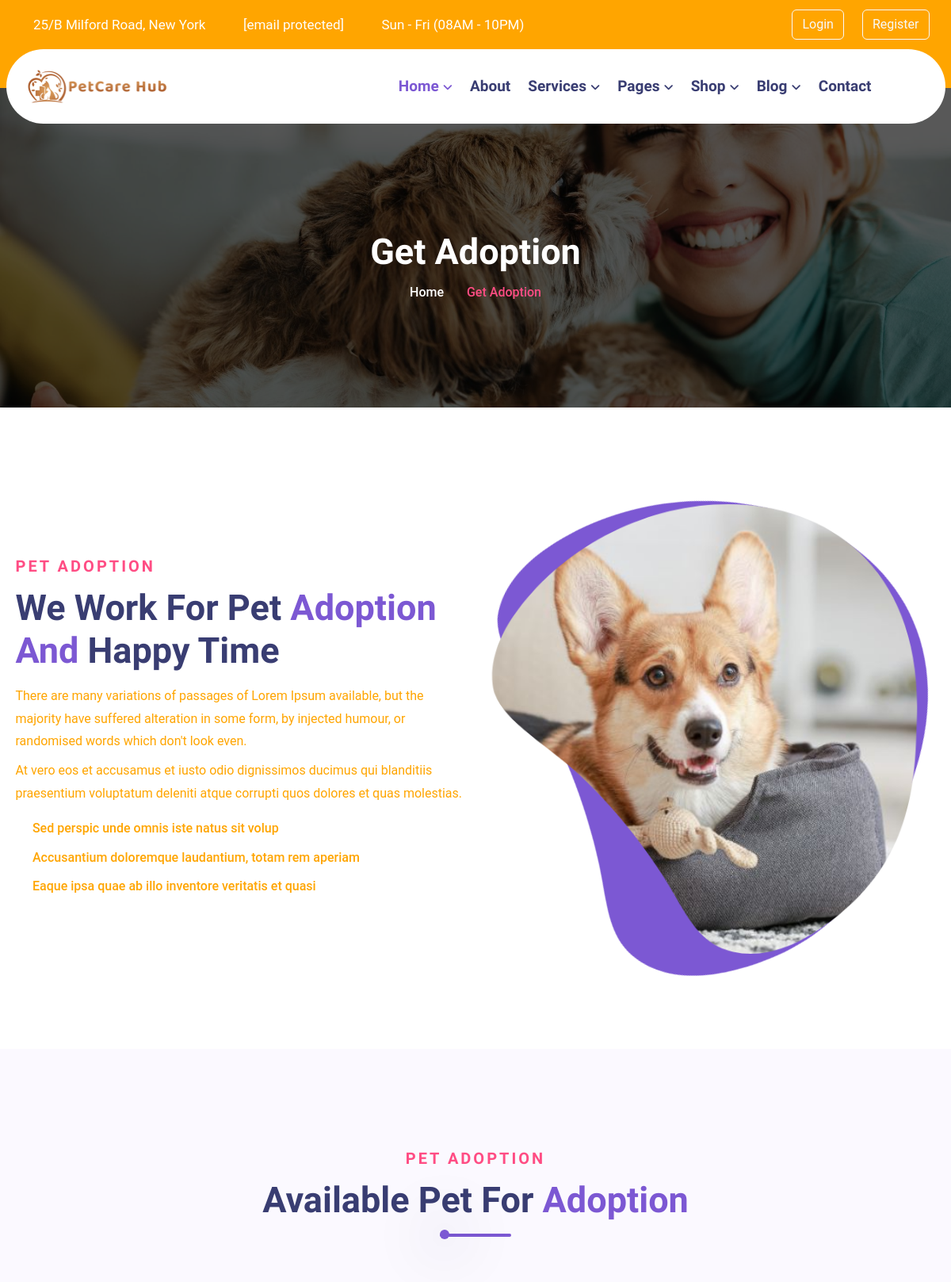
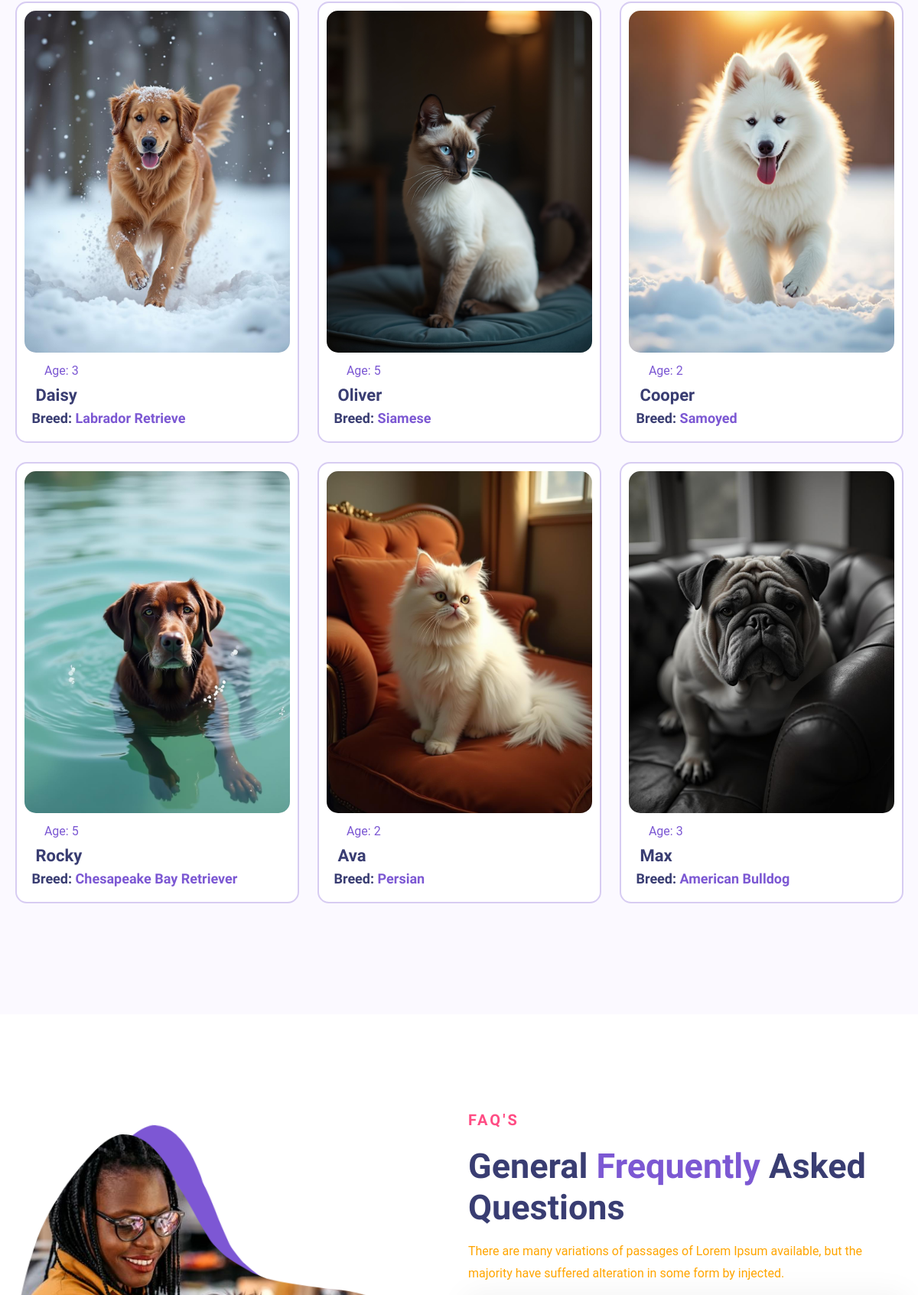
/adopt/ (upper part), run on the app's committed database (2 pictures, top to bottom).
### myapp/models.py (models this page shows)
class petDB(models.Model):
    petName = models.CharField(max_length=30)
    petImage = models.ImageField(upload_to='photos')
    petDescription = models.TextField()
    petAge = models.IntegerField()
    petBreed = models.CharField(max_length=30)
    petCategory = models.ForeignKey(petCategoryDB,on_delete=models.CASCADE)
    ShelterId = models.ForeignKey(shelterDB,on_delete = models.CASCADE)
    PetAddTimeStamp = models.DateTimeField(auto_now_add=True)
    def pet_photo(self):
        return mark_safe('<img src="{}" width="100"/>'.format(self.petImage.url))
    pet_photo.allow_tags = True

### myapp/views.py (the view)
# urls.py: path('adopt/',views.getadoption),
def getadoption(request):
    fetchpet = petDB.objects.all()
    context = {
        "datapet" : fetchpet
    }
    return render(request,"adoption.html",context)

### myapp/templates/adoption.html (shortened to what this page needs)
<!DOCTYPE html>
<html lang="en">
<head>
    <link rel="stylesheet" href="/static/css/bootstrap.min.css">
    <link rel="stylesheet" href="/static/css/all-fontawesome.min.css">
    <link rel="stylesheet" href="/static/css/icomoon.css">
    <link rel="stylesheet" href="/static/css/animate.min.css">
    <link rel="stylesheet" href="/static/css/magnific-popup.min.css">
    <link rel="stylesheet" href="/static/css/owl.carousel.min.css">
    <link rel="stylesheet" href="/static/css/style.css">
</head>
<body>
{% include 'nav.html' %}
    <main class="main">
        <div class="site-breadcrumb" style="background: url(/static/img/breadcrumb/01.jpg)">
            <div class="container">
                <h2 class="breadcrumb-title">Get Adoption</h2>
                <ul class="breadcrumb-menu">
                    <li><a href="index.html">Home</a></li>
                    <li class="active">Get Adoption</li>
                </ul>
            </div>
        </div>
        <div class="adoption-area py-120">
            <div class="container">
                <div class="row align-items-center">
                    <div class="col-lg-6">
                        <div class="adoption-content wow fadeInLeft" data-wow-duration="1s" data-wow-delay=".25s">
                            <div class="site-heading mb-3">
                                <span class="site-title-tagline">Pet Adoption</span>
                                <h2 class="site-title">We Work For Pet <span> Adoption And</span> Happy Time</h2>
                            </div>
                            <p class="about-text">There are many variations of passages of Lorem Ipsum available,
                                but the majority have suffered alteration in some form, by injected humour, or
                                randomised words which don't look even.</p>
                            <p class="mt-2">
                                At vero eos et accusamus et iusto odio dignissimos ducimus qui blanditiis praesentium voluptatum deleniti atque corrupti quos dolores et quas molestias.
                            </p>
                            <ul>
                                <li><i class="far fa-check-circle"></i> Sed perspic unde omnis iste natus sit volup</li>
                                <li><i class="far fa-check-circle"></i> Accusantium doloremque laudantium, totam rem aperiam</li>
                                <li><i class="far fa-check-circle"></i> Eaque ipsa quae ab illo inventore veritatis et quasi</li>
                            </ul>
                        </div>
                    </div>
                    <div class="col-lg-6">
                        <div class="adoption-right wow fadeInRight" data-wow-duration="1s" data-wow-delay=".25s">
                            <div class="adoption-img">
                                <img src="/static/img/adoption/01.jpg" alt="">
                            </div>
                            <div class="adoption-shape">
                            </div>
                        </div>
                    </div>
                </div>
            </div>
        </div>
        <div class="pet-adoption bg py-120">
            <div class="container">
                <div class="row">
                    <div class="col-lg-6 mx-auto wow fadeInDown" data-wow-duration="1s" data-wow-delay=".25s">
                        <div class="site-heading text-center">
                            <span class="site-title-tagline">Pet Adoption</span>
                            <h2 class="site-title">Available Pet For <span>Adoption</span></h2>
                            <div class="heading-divider"></div>
                        </div>
                    </div>
                </div>
                <div class="row">
                    {% for i in datapet %}
                    <div class="col-md-6 col-lg-4">
                        <div class="pet-item wow fadeInUp" data-wow-duration="1s" data-wow-delay=".75s">
                            <div class="pet-img">
                                <a href="/spp/{{ i.id }}"><img src="/media/{{ i.petImage }}" alt=""></a>
                            </div>
                            <div class="pet-content">
                                <span><i class="far fa-calendar-days"></i> Age: {{ i.petAge }}</span>
                                <h4><a href="#">{{ i.petName }}</a></h4>
                                <h5>Breed: <span>{{ i.petBreed }}</span></h5>
                            </div>
                        </div>
                    </div>
                    {% endfor %}
                </div>
            </div>
        </div>
        <div class="faq-area py-120">
            <div class="container">
                <div class="row align-items-center">
                    <div class="col-lg-6">
                        <div class="faq-left wow fadeInLeft" data-wow-duration="1s" data-wow-delay=".25s">
                            <div class="faq-img">
                                <img src="/static/img/faq/01.jpg" alt="">
                            </div>
                            <div class="faq-shape">
                            </div>
                        </div>
                    </div>
                    <div class="col-lg-6">
                        <div class="faq-right wow fadeInUp" data-wow-duration="1s" data-wow-delay=".25s">
                            <div class="site-heading mb-3">
                                <span class="site-title-tagline">Faq's</span>
                                <h2 class="site-title my-3">General <span>frequently</span> asked questions</h2>
                            </div>
                            <p class="about-text">There are many variations of passages of Lorem Ipsum available,
                                but the majority have suffered alteration in some form by injected.</p>
                        </div>
                    </div>
                </div>
            </div>
        </div>
    </main>
</body>
</html>

### data on the page
petDB: petImage (picture), petAge "3", petName "Daisy", petBreed "Labrador Retrieve"
petDB: petImage (picture), petAge "5", petName "Oliver", petBreed "Siamese"
petDB: petImage (picture), petAge "2", petName "Cooper", petBreed "Samoyed"
petDB: petImage (picture), petAge "5", petName "Rocky", petBreed "Chesapeake Bay Retriever"
petDB: petImage (picture), petAge "2", petName "Ava", petBreed "Persian"
petDB: petImage (picture), petAge "3", petName "Max", petBreed "American Bulldog"
